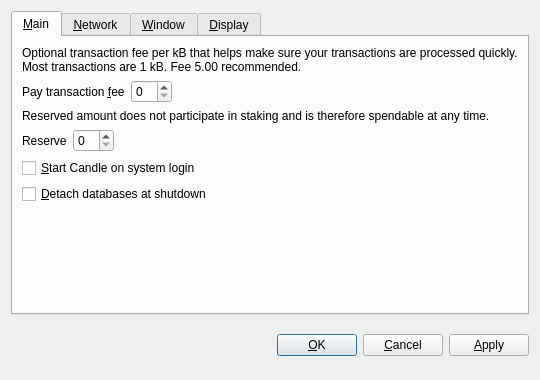
<?xml version="1.0" encoding="UTF-8"?>
<ui version="4.0">
 <class>OptionsDialog</class>
 <widget class="QDialog" name="OptionsDialog">
  <property name="geometry">
   <rect>
    <x>0</x>
    <y>0</y>
    <width>540</width>
    <height>380</height>
   </rect>
  </property>
  <property name="windowTitle">
   <string>Options</string>
  </property>
  <property name="modal">
   <bool>true</bool>
  </property>
  <layout class="QVBoxLayout" name="verticalLayout">
   <item>
    <widget class="QTabWidget" name="tabWidget">
     <property name="tabPosition">
      <enum>QTabWidget::North</enum>
     </property>
     <property name="currentIndex">
      <number>0</number>
     </property>
     <widget class="QWidget" name="tabMain">
      <attribute name="title">
       <string>&amp;Main</string>
      </attribute>
      <layout class="QVBoxLayout" name="verticalLayout_Main">
       <item>
        <widget class="QLabel" name="transactionFeeInfoLabel">
         <property name="text">
          <string>Optional transaction fee per kB that helps make sure your transactions are processed quickly. Most transactions are 1 kB. Fee 5.00 recommended.</string>
         </property>
         <property name="textFormat">
          <enum>Qt::PlainText</enum>
         </property>
         <property name="wordWrap">
          <bool>true</bool>
         </property>
        </widget>
       </item>
       <item>
        <layout class="QHBoxLayout" name="horizontalLayoutFee">
         <item>
          <widget class="QLabel" name="transactionFeeLabel">
           <property name="text">
            <string>Pay transaction &amp;fee</string>
           </property>
           <property name="textFormat">
            <enum>Qt::PlainText</enum>
           </property>
           <property name="buddy">
            <cstring>transactionFee</cstring>
           </property>
          </widget>
         </item>
         <item>
          <widget class="BitcoinAmountField" name="transactionFee"/>
         </item>
         <item>
          <spacer name="horizontalSpacerFee">
           <property name="orientation">
            <enum>Qt::Horizontal</enum>
           </property>
           <property name="sizeHint" stdset="0">
            <size>
             <width>40</width>
             <height>20</height>
            </size>
           </property>
          </spacer>
         </item>
        </layout>
       </item>
       <item>
        <widget class="QLabel" name="reserveBalanceInfoLabel">
         <property name="text">
          <string>Reserved amount does not participate in staking and is therefore spendable at any time.</string>
         </property>
         <property name="textFormat">
          <enum>Qt::PlainText</enum>
         </property>
         <property name="wordWrap">
          <bool>true</bool>
         </property>
        </widget>
       </item>
       <item>
        <layout class="QHBoxLayout" name="horizontalLayoutReserveBalance">
         <item>
          <widget class="QLabel" name="reserveBalanceLabel">
           <property name="text">
            <string>Reserve</string>
           </property>
           <property name="textFormat">
            <enum>Qt::PlainText</enum>
           </property>
           <property name="buddy">
            <cstring>reserveBalance</cstring>
           </property>
          </widget>
         </item>
         <item>
          <widget class="BitcoinAmountField" name="reserveBalance"/>
         </item>
         <item>
          <spacer name="horizontalSpacerReserveBalance">
           <property name="orientation">
            <enum>Qt::Horizontal</enum>
           </property>
           <property name="sizeHint" stdset="0">
            <size>
             <width>40</width>
             <height>20</height>
            </size>
           </property>
          </spacer>
         </item>
        </layout>
       </item>
       <item>
        <widget class="QCheckBox" name="bitcoinAtStartup">
         <property name="toolTip">
          <string>Automatically start Candle after logging in to the system.</string>
         </property>
         <property name="text">
          <string>&amp;Start Candle on system login</string>
         </property>
        </widget>
       </item>
       <item>
        <widget class="QCheckBox" name="detachDatabases">
         <property name="toolTip">
          <string>Detach block and address databases at shutdown. This means they can be moved to another data directory, but it slows down shutdown. The wallet is always detached.</string>
         </property>
         <property name="text">
          <string>&amp;Detach databases at shutdown</string>
         </property>
        </widget>
       </item>
       <item>
        <spacer name="verticalSpacer_Main">
         <property name="orientation">
          <enum>Qt::Vertical</enum>
         </property>
         <property name="sizeHint" stdset="0">
          <size>
           <width>20</width>
           <height>40</height>
          </size>
         </property>
        </spacer>
       </item>
      </layout>
     </widget>
     <widget class="QWidget" name="tabNetwork">
      <attribute name="title">
       <string>&amp;Network</string>
      </attribute>
      <layout class="QVBoxLayout" name="verticalLayout_Network">
       <item>
        <widget class="QCheckBox" name="mapPortUpnp">
         <property name="toolTip">
          <string>Automatically open the Candle client port on the router. This only works when your router supports UPnP and it is enabled.</string>
         </property>
         <property name="text">
          <string>Map port using &amp;UPnP</string>
         </property>
        </widget>
       </item>
       <item>
        <widget class="QCheckBox" name="connectSocks">
         <property name="toolTip">
          <string>Connect to the Candle network through a SOCKS proxy (e.g. when connecting through Tor).</string>
         </property>
         <property name="text">
          <string>&amp;Connect through SOCKS proxy:</string>
         </property>
        </widget>
       </item>
       <item>
        <layout class="QHBoxLayout" name="horizontalLayout_Network">
         <item>
          <widget class="QLabel" name="proxyIpLabel">
           <property name="text">
            <string>Proxy &amp;IP:</string>
           </property>
           <property name="textFormat">
            <enum>Qt::PlainText</enum>
           </property>
           <property name="buddy">
            <cstring>proxyIp</cstring>
           </property>
          </widget>
         </item>
         <item>
          <widget class="QValidatedLineEdit" name="proxyIp">
           <property name="maximumSize">
            <size>
             <width>140</width>
             <height>16777215</height>
            </size>
           </property>
           <property name="toolTip">
            <string>IP address of the proxy (e.g. 127.0.0.1)</string>
           </property>
          </widget>
         </item>
         <item>
          <widget class="QLabel" name="proxyPortLabel">
           <property name="text">
            <string>&amp;Port:</string>
           </property>
           <property name="textFormat">
            <enum>Qt::PlainText</enum>
           </property>
           <property name="buddy">
            <cstring>proxyPort</cstring>
           </property>
          </widget>
         </item>
         <item>
          <widget class="QLineEdit" name="proxyPort">
           <property name="maximumSize">
            <size>
             <width>55</width>
             <height>16777215</height>
            </size>
           </property>
           <property name="toolTip">
            <string>Port of the proxy (e.g. 9050)</string>
           </property>
          </widget>
         </item>
         <item>
          <widget class="QLabel" name="socksVersionLabel">
           <property name="text">
            <string>SOCKS &amp;Version:</string>
           </property>
           <property name="textFormat">
            <enum>Qt::PlainText</enum>
           </property>
           <property name="buddy">
            <cstring>socksVersion</cstring>
           </property>
          </widget>
         </item>
         <item>
          <widget class="QValueComboBox" name="socksVersion">
           <property name="toolTip">
            <string>SOCKS version of the proxy (e.g. 5)</string>
           </property>
          </widget>
         </item>
         <item>
          <spacer name="horizontalSpacer_Network">
           <property name="orientation">
            <enum>Qt::Horizontal</enum>
           </property>
           <property name="sizeHint" stdset="0">
            <size>
             <width>40</width>
             <height>20</height>
            </size>
           </property>
          </spacer>
         </item>
        </layout>
       </item>
       <item>
        <spacer name="verticalSpacer_Network">
         <property name="orientation">
          <enum>Qt::Vertical</enum>
         </property>
         <property name="sizeHint" stdset="0">
          <size>
           <width>20</width>
           <height>40</height>
          </size>
         </property>
        </spacer>
       </item>
      </layout>
     </widget>
     <widget class="QWidget" name="tabWindow">
      <attribute name="title">
       <string>&amp;Window</string>
      </attribute>
      <layout class="QVBoxLayout" name="verticalLayout_Window">
       <item>
        <widget class="QCheckBox" name="minimizeToTray">
         <property name="toolTip">
          <string>Show only a tray icon after minimizing the window.</string>
         </property>
         <property name="text">
          <string>&amp;Minimize to the tray instead of the taskbar</string>
         </property>
        </widget>
       </item>
       <item>
        <widget class="QCheckBox" name="minimizeOnClose">
         <property name="toolTip">
          <string>Minimize instead of exit the application when the window is closed. When this option is enabled, the application will be closed only after selecting Quit in the menu.</string>
         </property>
         <property name="text">
          <string>M&amp;inimize on close</string>
         </property>
        </widget>
       </item>
       <item>
        <spacer name="verticalSpacer_Window">
         <property name="orientation">
          <enum>Qt::Vertical</enum>
         </property>
         <property name="sizeHint" stdset="0">
          <size>
           <width>20</width>
           <height>40</height>
          </size>
         </property>
        </spacer>
       </item>
      </layout>
     </widget>
     <widget class="QWidget" name="tabDisplay">
      <attribute name="title">
       <string>&amp;Display</string>
      </attribute>
      <layout class="QVBoxLayout" name="verticalLayout_Display">
       <item>
        <layout class="QHBoxLayout" name="horizontalLayout_1_Display">
         <item>
          <widget class="QLabel" name="langLabel">
           <property name="text">
            <string>User Interface &amp;language:</string>
           </property>
           <property name="textFormat">
            <enum>Qt::PlainText</enum>
           </property>
           <property name="buddy">
            <cstring>lang</cstring>
           </property>
          </widget>
         </item>
         <item>
          <widget class="QValueComboBox" name="lang">
           <property name="toolTip">
            <string>The user interface language can be set here. This setting will take effect after restarting Candle.</string>
           </property>
          </widget>
         </item>
        </layout>
       </item>
       <item>
        <layout class="QHBoxLayout" name="horizontalLayout_2_Display">
         <item>
          <widget class="QLabel" name="unitLabel">
           <property name="text">
            <string>&amp;Unit to show amounts in:</string>
           </property>
           <property name="textFormat">
            <enum>Qt::PlainText</enum>
           </property>
           <property name="buddy">
            <cstring>unit</cstring>
           </property>
          </widget>
         </item>
         <item>
          <widget class="QValueComboBox" name="unit">
           <property name="toolTip">
            <string>Choose the default subdivision unit to show in the interface and when sending coins.</string>
           </property>
          </widget>
         </item>
        </layout>
       </item>
       <item>
        <widget class="QCheckBox" name="displayAddresses">
         <property name="toolTip">
          <string>Whether to show Candle addresses in the transaction list or not.</string>
         </property>
         <property name="text">
          <string>&amp;Display addresses in transaction list</string>
         </property>
        </widget>
       </item>
       <item>
        <widget class="QCheckBox" name="coinControlFeatures">
         <property name="toolTip">
          <string>Whether to show coin control features or not.</string>
         </property>
         <property name="text">
          <string>Display coin &amp;control features (experts only!)</string>
         </property>
        </widget>
       </item>
       <item>
        <spacer name="verticalSpacer_Display">
         <property name="orientation">
          <enum>Qt::Vertical</enum>
         </property>
         <property name="sizeHint" stdset="0">
          <size>
           <width>20</width>
           <height>40</height>
          </size>
         </property>
        </spacer>
       </item>
      </layout>
     </widget>
    </widget>
   </item>
   <item>
    <layout class="QHBoxLayout" name="horizontalLayout_Buttons">
     <item>
      <spacer name="horizontalSpacer_1">
       <property name="orientation">
        <enum>Qt::Horizontal</enum>
       </property>
       <property name="sizeHint" stdset="0">
        <size>
         <width>40</width>
         <height>48</height>
        </size>
       </property>
      </spacer>
     </item>
     <item>
      <widget class="QLabel" name="statusLabel">
       <property name="font">
        <font>
         <weight>75</weight>
         <bold>true</bold>
        </font>
       </property>
       <property name="text">
        <string/>
       </property>
       <property name="textFormat">
        <enum>Qt::PlainText</enum>
       </property>
       <property name="wordWrap">
        <bool>true</bool>
       </property>
      </widget>
     </item>
     <item>
      <spacer name="horizontalSpacer_2">
       <property name="orientation">
        <enum>Qt::Horizontal</enum>
       </property>
       <property name="sizeHint" stdset="0">
        <size>
         <width>40</width>
         <height>48</height>
        </size>
       </property>
      </spacer>
     </item>
     <item>
      <widget class="QPushButton" name="okButton">
       <property name="text">
        <string>&amp;OK</string>
       </property>
      </widget>
     </item>
     <item>
      <widget class="QPushButton" name="cancelButton">
       <property name="text">
        <string>&amp;Cancel</string>
       </property>
       <property name="autoDefault">
        <bool>false</bool>
       </property>
      </widget>
     </item>
     <item>
      <widget class="QPushButton" name="applyButton">
       <property name="text">
        <string>&amp;Apply</string>
       </property>
       <property name="autoDefault">
        <bool>false</bool>
       </property>
      </widget>
     </item>
    </layout>
   </item>
  </layout>
 </widget>
 <customwidgets>
  <customwidget>
   <class>BitcoinAmountField</class>
   <extends>QSpinBox</extends>
   <header>bitcoinamountfield.h</header>
  </customwidget>
  <customwidget>
   <class>QValueComboBox</class>
   <extends>QComboBox</extends>
   <header>qvaluecombobox.h</header>
  </customwidget>
  <customwidget>
   <class>QValidatedLineEdit</class>
   <extends>QLineEdit</extends>
   <header>qvalidatedlineedit.h</header>
  </customwidget>
 </customwidgets>
 <resources/>
 <connections/>
</ui>
